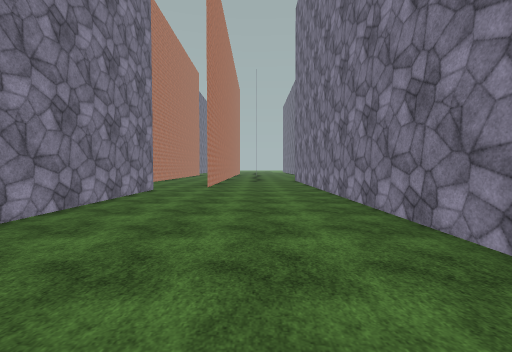
[1] (above)

24 first-person views from a walk through a Unity game level. The camera is 1.5 m above the floor, tilts 2° down and sees 90° across. The floor is counted in squares, 2 m on a side. Each view is taken from the middle of a square. On the plan, view 1 faces up. The plan holds only what a view shows up to about 9 squares ahead; the rest is blank. The place goes on beyond the plan. The player character is not drawn. Some animated figures are left out. Surface patterns are stand-ins for the level's own textures.

[2]
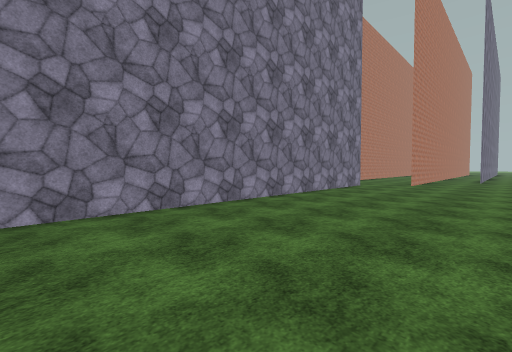

[3]
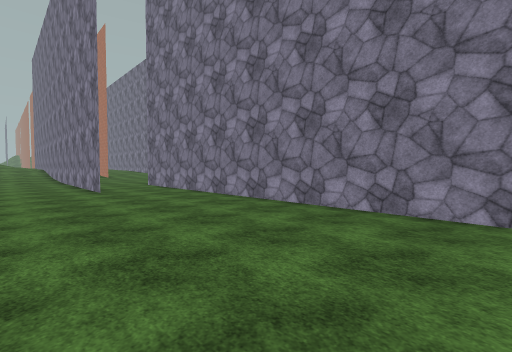

[4]
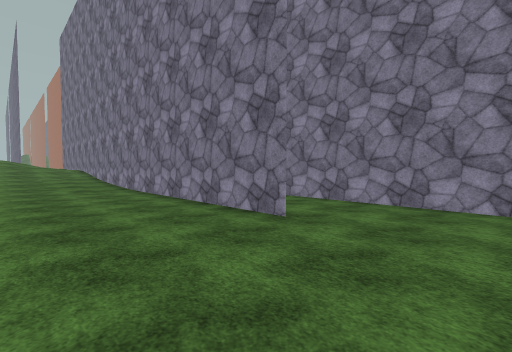

[5]
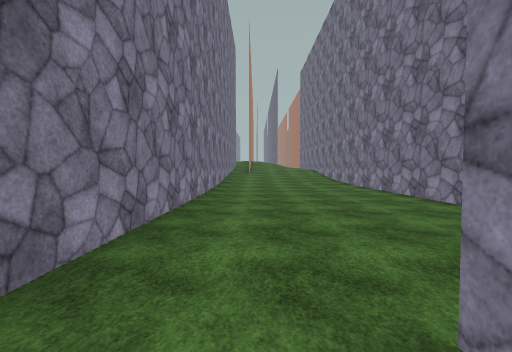

[6]
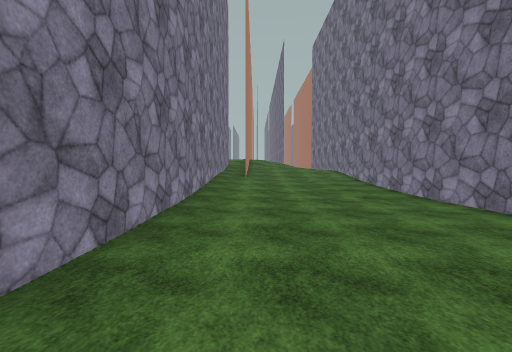

[7]
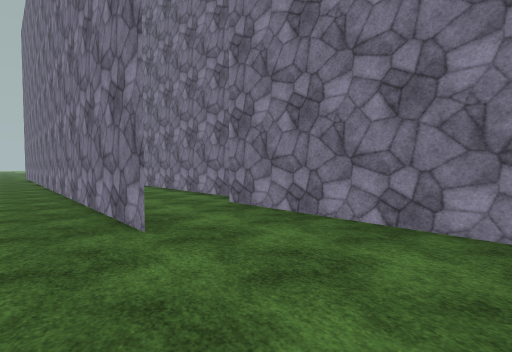

[8]
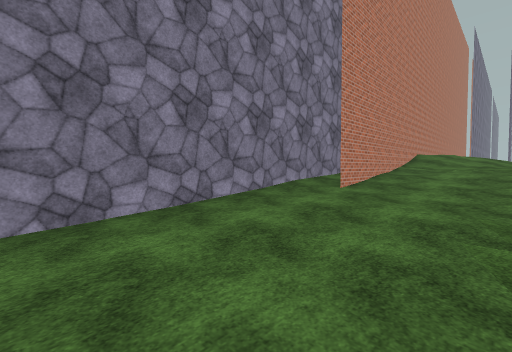

[9]
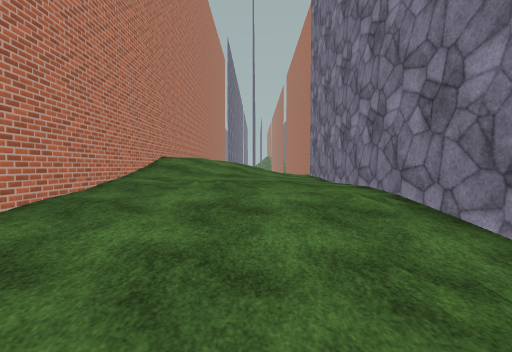

[10]
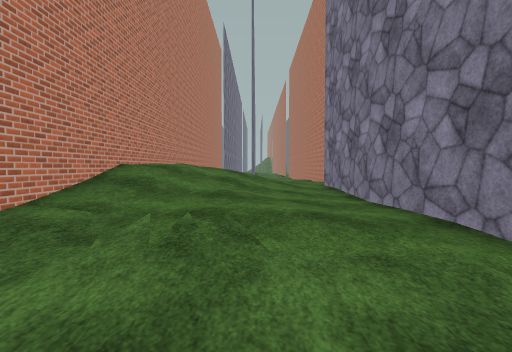

[11]
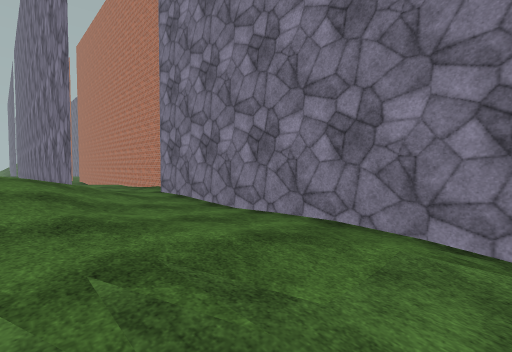

[12]
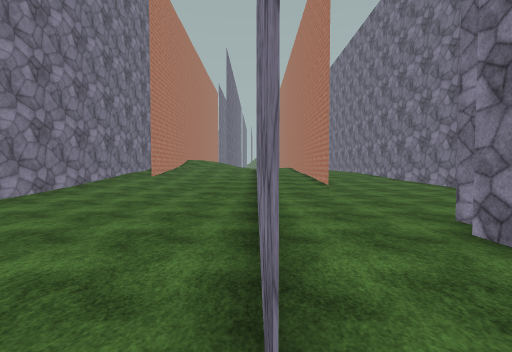

[13]
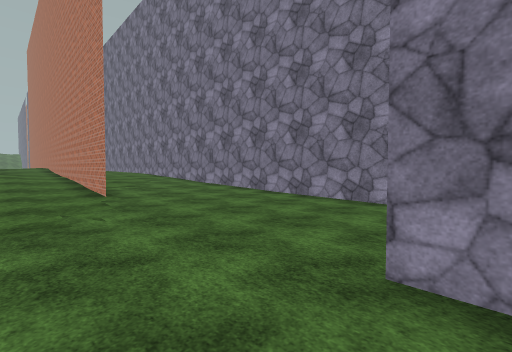

[14]
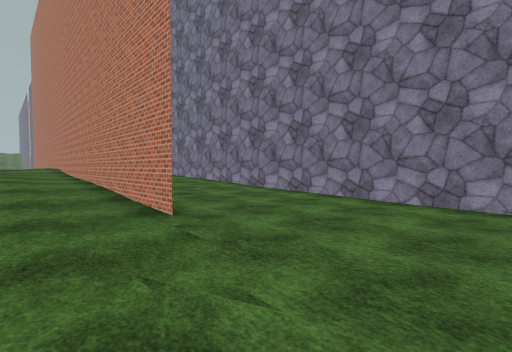

[15]
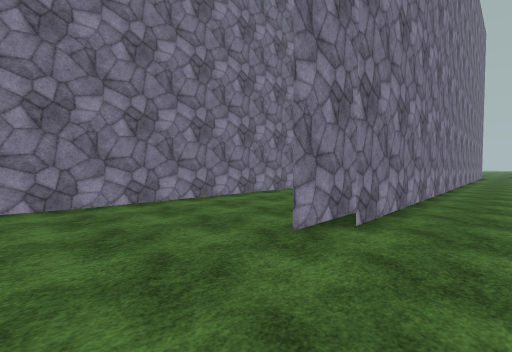

[16]
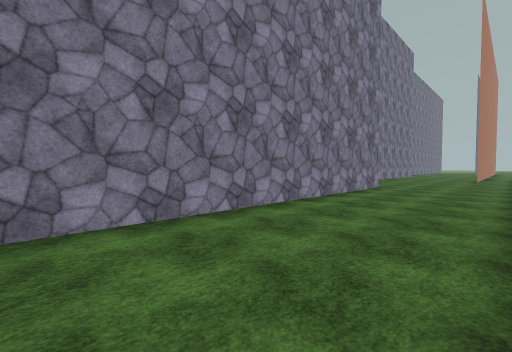

[17]
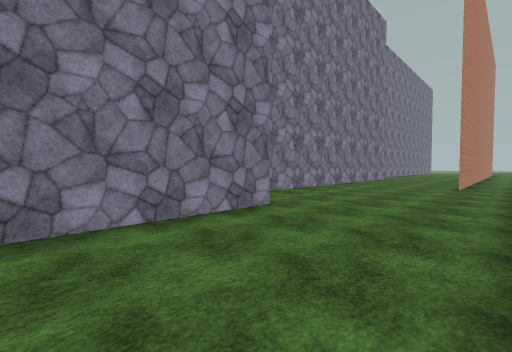

[18]
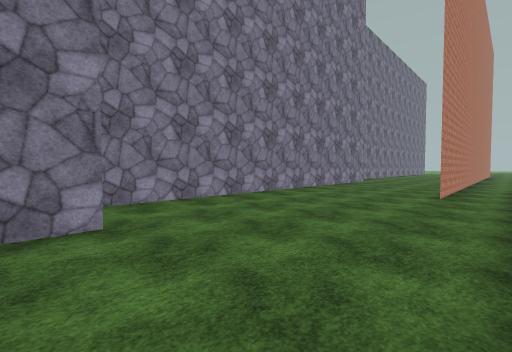

[19]
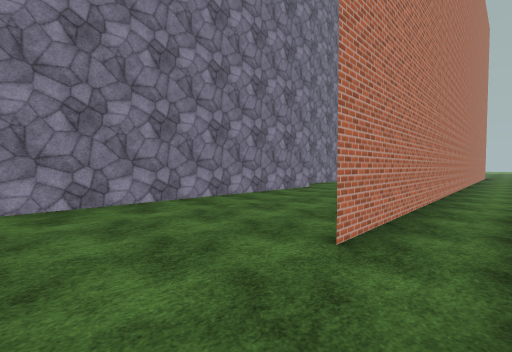

[20]
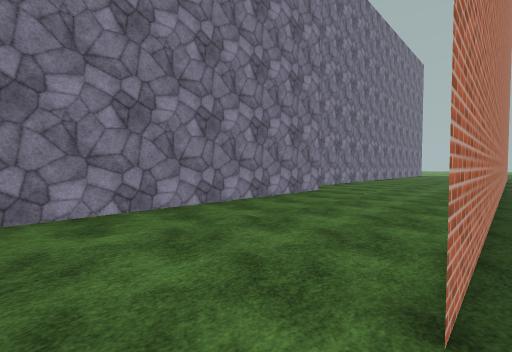

[21]
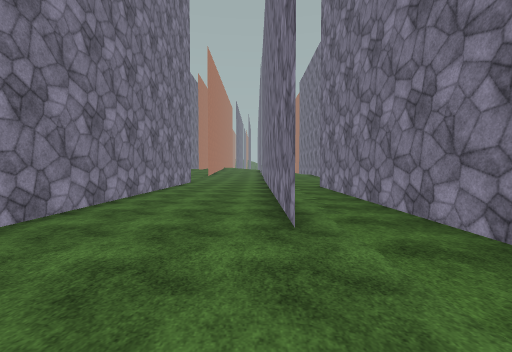

[22]
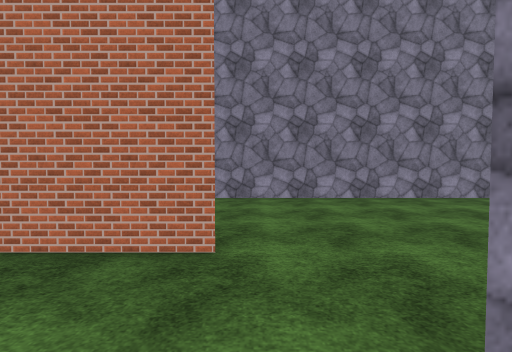

[23]
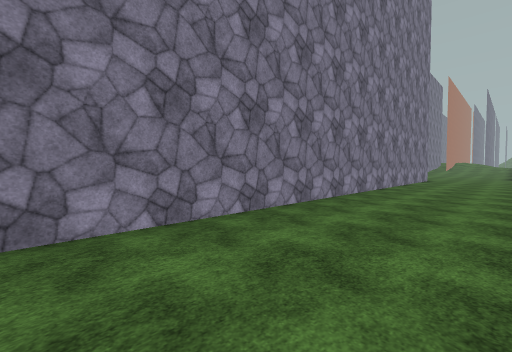

[24]
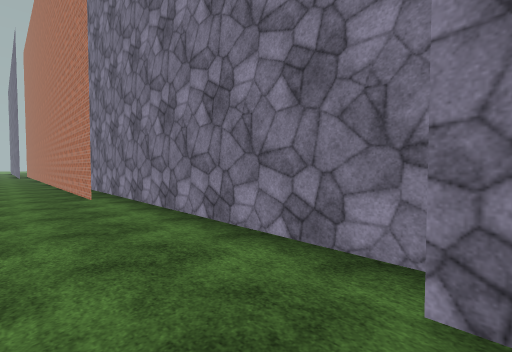

### Floor plan
Key: @ floor where view 1 was taken; # wall or solid block; . main floor; : floor 0.25 m higher than the main floor; + floor 0.5 m higher than the main floor; * floor 0.75 m higher than the main floor; % floor 1 m higher than the main floor; & floor 1.25 m higher than the main floor; / step, stairs or slope.
Columns run from 9 left of view 1 to 5 right of it. Each row starts with its distance up from view 1.
 11  ...#. #...#
 10  ...#..#...#
  9 #...#......#
  8 #...#.#....#.
  7 #...#.#....#.#
  6 #...#.#....#.##
  5 #...#.#....#..#
  4 #.....#....#..#
  3 #.....#....#..#
  2 #.....#....#..#
  1 #.....#....#..#
  0 #.....#..@.#..#
 -1 #.....#....#..#
 -2 #.....#....#..#
 -3 #.#...#....#..#
 -4 #.#...#....#..#
 -5 #.#...#....#..#
 -6 #.#...#.......#
 -7 #.#...#.......#
 -8 # #...#.......#
 -9   #...#.#.....#
-10   #...#.#.....#
-11   #...#.#.....#
-12   #.....#.....#
-13  # .....#....##
-14  # .....#....#
-15  # .....#...:#
-16  # .....#::::#
-17  # :::::#:://#
-18  # ::#:/#/+/+#
-19  ##:+#//#///##
-20   #++#//#///##
-21   #++#*/#///##
-22      #*%#&//#
-23      #%%#&//#
-24      #%%#&//#
-25      #%%#&//#
-26       &/#///#
-27         #/# #
-28         & # #
-29        #& # #

Where each view was taken, in squares from view 1:
view 1: 0 up, 0 right, facing up
view 2: 2 down, 1 right, facing up-left
view 3: 0 up, 1 right, facing down-left
view 4: 6 down, 2 right, facing down-left
view 5: 4 down, 3 right, facing down
view 6: 9 down, 3 right, facing down
view 7: 8 down, 1 right, facing up-right
view 8: 14 down, 1 right, facing down-right
view 9: 18 down, 1 right, facing down
view 10: 20 down, 1 right, facing down
view 11: 21 down, 2 right, facing down-left
view 12: 8 down, 1 left, facing down
view 13: 11 down, 2 left, facing down-left
view 14: 14 down, 2 left, facing down-left
view 15: 14 down, 2 left, facing up-left
view 16: 12 down, 4 left, facing up-left
view 17: 6 down, 4 left, facing up-left
view 18: 3 down, 4 left, facing up-left
view 19: 2 up, 4 left, facing up-left
view 20: 3 up, 5 left, facing up-left
view 21: 1 up, 7 left, facing down
view 22: 9 up, 4 left, facing right
view 23: 11 up, 1 left, facing down-right
view 24: 4 down, 3 right, facing up-right
